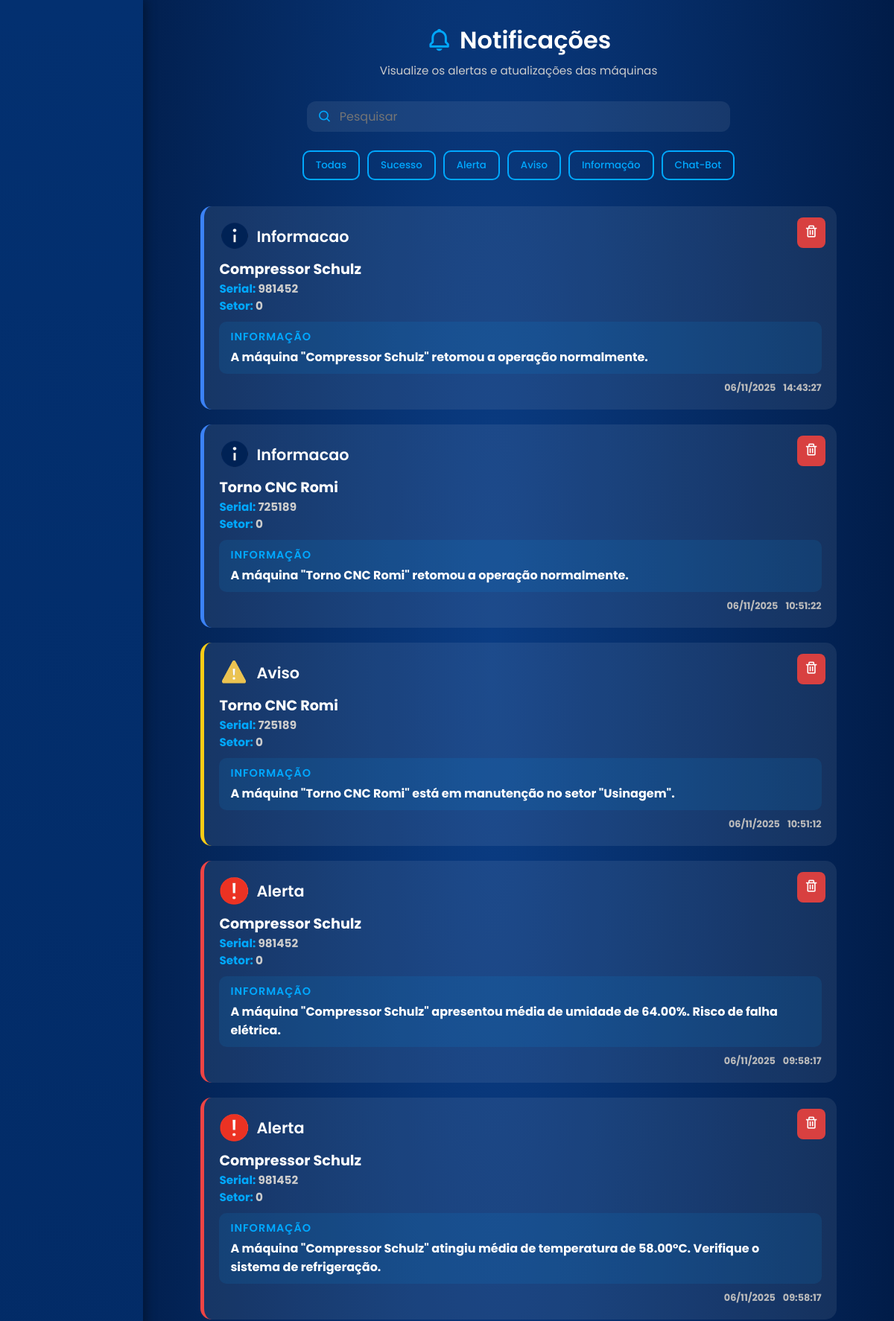
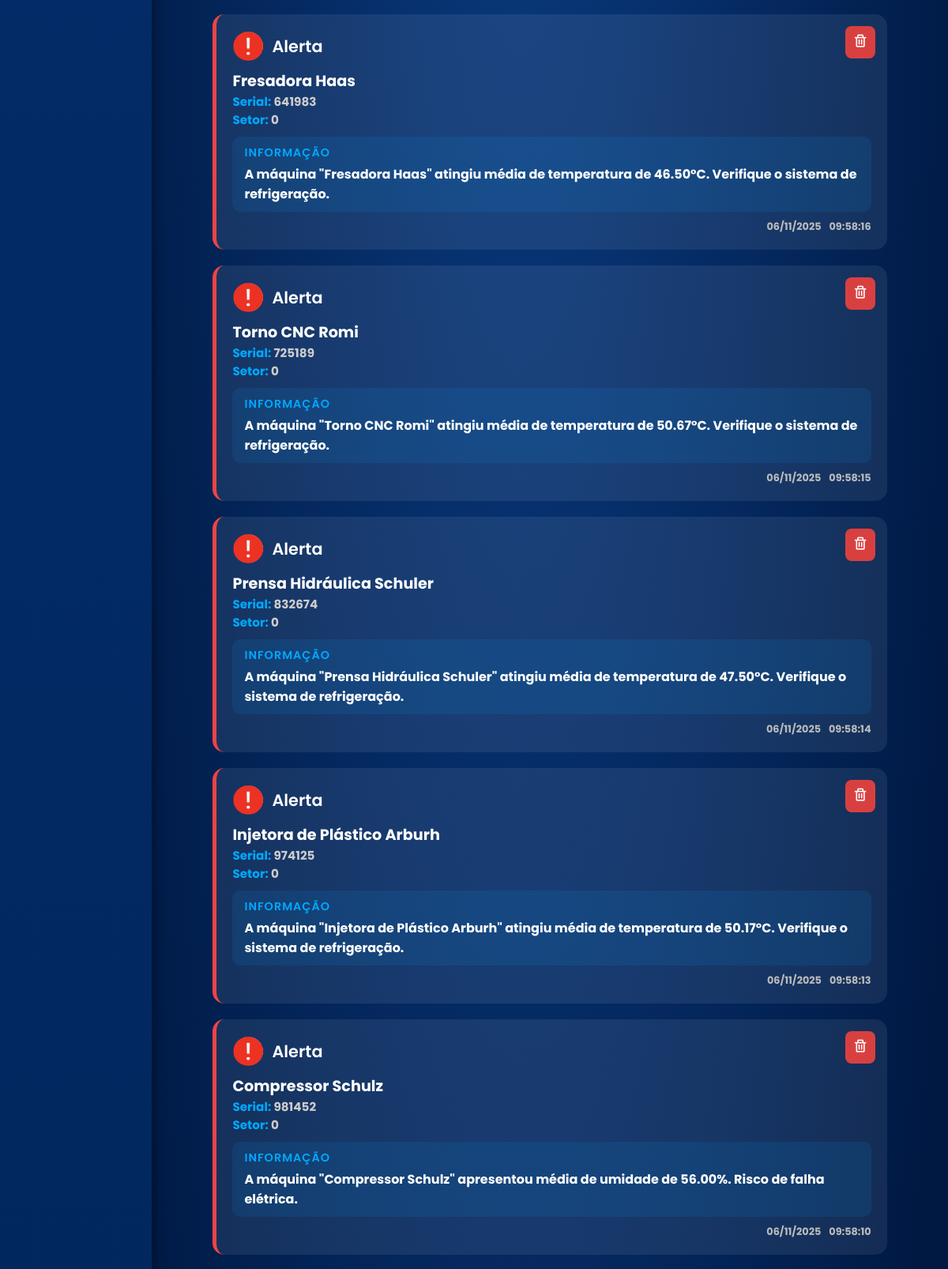
The page /php/notificacoes.php (signed in, upper part) on the database its author committed (2 pictures, top to bottom).
### tables this page shows
CREATE TABLE `notificacoes` (
  `id_notificacao` int(11) NOT NULL,
  `fk_id_maquina` int(11) DEFAULT NULL,
  `img_notificacao` varchar(255) DEFAULT NULL,
  `fk_nome_maquina` varchar(255) NOT NULL,
  `fk_numero_serial_maquina` int(11) NOT NULL,
  `fk_setor_maquina` int(11) NOT NULL,
  `informacoes_notificacao` varchar(255) NOT NULL,
  `status_notificacao` enum('Sucesso','Alerta','Aviso','Informacao','Chat-bot') NOT NULL,
  `data_notificacao` datetime NOT NULL DEFAULT current_timestamp(),
  `visualizada` tinyint(1) DEFAULT 0
);

### php/notificacoes.php (the view, shortened to what this page needs)
<?php
include('conexao.php');
$tipo_usuario = $_SESSION['tipo_usuario'];
$filtro = '';
if (isset($_GET['status']) && !empty($_GET['status'])) {
    $filtro = $_GET['status'];
    $query = "SELECT * FROM notificacoes WHERE status_notificacao LIKE ? ORDER BY id_notificacao DESC";
    $stmt = $conexao->prepare($query);
    $likeParam = '%' . $filtro . '%';
    $stmt->bind_param('s', $likeParam);
    $stmt->execute();
    $result = $stmt->get_result();
} else {
    $query = "SELECT * FROM notificacoes ORDER BY id_notificacao DESC";
    $result = $conexao->query($query);
}
?>
<!DOCTYPE html>
<html lang="pt-BR">
<head>
    <link href="https://unpkg.com/boxicons@2.1.4/css/boxicons.min.css" rel="stylesheet" />
    <link rel="stylesheet" href="../css/notification.css">
</head>
<body>
    <?php include "nav.php"; ?>
    <?php include "nav_mobile.php"; ?>
    <main>
        <div class="titulo">
            <div class="icone">
                <i class='bx bx-bell'></i>
                <h1>Notificações</h1>
            </div>
            <p>Visualize os alertas e atualizações das máquinas</p>
        </div>
        <div class="pesquisa">
            <i class='bx bx-search'></i>
            <input type="search" placeholder="Pesquisar" id="campoBusca">
        </div>
        <div id="filtros">
            <a href="notificacoes.php"><button class="botao-filtro" id="todas">Todas</button></a>
            <a href="notificacoes.php?status=Sucesso"><button class="botao-filtro" id="sucesso">Sucesso</button></a>
            <a href="notificacoes.php?status=Alerta"><button class="botao-filtro" id="alerta">Alerta</button></a>
            <a href="notificacoes.php?status=Aviso"><button class="botao-filtro" id="aviso">Aviso</button></a>
            <a href="notificacoes.php?status=Informação"><button class="botao-filtro" id="informacao">Informação</button></a>
            <a href="notificacoes.php?status=Chat-Bot"><button class="botao-filtro" id="chatbot">Chat-Bot</button></a>
        </div>
        <div id="notificacoes">
            <?php if ($result && $result->num_rows > 0): ?>
                <?php while ($row = $result->fetch_assoc()): ?>
                    <?php
                    $classe = strtolower($row['status_notificacao']);
                    $icone_caminho = !empty($row['img_notificacao']) ? htmlspecialchars($row['img_notificacao']) : '../img/padrao.png';
                    $data = date('d/m/Y', strtotime($row['data_notificacao']));
                    $hora = date('H:i:s', strtotime($row['data_notificacao']));
                    ?>
                    <div class="notificacao <?php echo htmlspecialchars($classe); ?>">
                        <div class="status">
                            <img src="<?php echo $icone_caminho; ?>" alt="Ícone">
                            <h2><?php echo ucfirst($row['status_notificacao']); ?></h2>
                        </div>
                        <div class="stats">
                            <h3><?php echo htmlspecialchars($row['fk_nome_maquina']); ?></h3>
                            <h4><b class="bold">Serial:</b> <?php echo htmlspecialchars($row['fk_numero_serial_maquina']); ?></h4>
                            <h4><b class="bold">Setor:</b> <?php echo htmlspecialchars($row['fk_setor_maquina']); ?></h4>
                        </div>
                        <div class="info">
                            <h3>INFORMAÇÃO</h3>
                            <h4><?php echo htmlspecialchars($row['informacoes_notificacao']); ?></h4>
                        </div>
                        <div class="data-e-hora">
                            <h6 class="data"><?php echo $data; ?></h6>
                            <h6 class="hora"><?php echo $hora; ?></h6>
                        </div>
                        <?php if (strtolower($tipo_usuario) === 'adm'): ?>
                            <div class="acoes">
                                <button class="btn-excluir" onclick="confirmarExclusao(<?php echo $row['id_notificacao']; ?>)">
                                    <i class='bx bx-trash'></i>
                                </button>
                            </div>
                        <?php endif; ?>
                    </div>
                <?php endwhile; ?>
            <?php else: ?>
                <p style="text-align:center; margin-top: 40px;">Nenhuma notificação encontrada<?php echo $filtro ? " para \"$filtro\"" : ""; ?>.</p>
            <?php endif; ?>
        </div>
    </main>
</body>
</html>

### css/notification.css (style rules this page uses)
* { margin: 0; padding: 0; box-sizing: border-box; font-family: 'Poppins', sans-serif; }
body { background: radial-gradient(ellipse 200% 200% at 55% 10%, #0a3c83, #001943 25%); background-attachment: fixed; background-repeat: no-repeat; background-size: cover; color: white; }
main { margin-left: 16%; padding: 30px; min-height: 100vh; display: flex; flex-direction: column; align-items: center; }
.titulo { text-align: center; margin-bottom: 30px; }
.titulo .icone { display: flex; justify-content: center; align-items: center; gap: 10px; }
.titulo .icone i { font-size: 2.2rem; color: #00a8ff; }
.titulo h1 { font-size: 2rem; font-weight: 600; }
.titulo p { color: #ccc; font-size: 0.95rem; margin-top: 5px; }
.pesquisa { display: flex; align-items: center; background: rgba(255, 255, 255, 0.08); border-radius: 12px; padding: 8px 15px; width: 60%; margin-bottom: 25px; transition: 0.3s; }
.pesquisa i { font-size: 1.2rem; margin-right: 10px; color: #00a8ff; }
.pesquisa input { background: transparent; border: none; outline: none; color: white; width: 100%; font-size: 1rem; }
#filtros { display: flex; flex-wrap: wrap; justify-content: center; gap: 10px; margin-bottom: 35px; }
.botao-filtro { background: transparent; border: 2px solid #00a8ff; color: #00a8ff; padding: 8px 16px; border-radius: 10px; font-weight: 500; cursor: pointer; transition: all 0.3s ease; }
#notificacoes { display: flex; flex-direction: column; gap: 20px; width: 90%; max-width: 1000px; }
.notificacao { background: rgba(255, 255, 255, 0.08); border-left: 5px solid #00a8ff; border-radius: 15px; padding: 20px; position: relative; transition: all 0.3s ease; }
.status { display: flex; align-items: center; gap: 10px; margin-bottom: 10px; }
.status img { width: 40px; height: 40px; }
.status h2 { font-size: 1.3rem; font-weight: 600; }
.stats h3 { font-size: 1.2rem; color: #fff; }
.stats h4 { font-size: 0.95rem; color: #ccc; }
.bold { color: #00a8ff; }
.info { background: rgba(0, 168, 255, 0.1); border-radius: 10px; padding: 10px 15px; margin-top: 10px; }
.info h3 { font-size: 0.9rem; color: #00a8ff; letter-spacing: 1px; font-weight: 600; }
.info h4 { font-size: 1rem; color: white; margin-top: 4px; }
.data-e-hora { display: flex; justify-content: flex-end; align-items: center; gap: 10px; margin-top: 10px; }
.data, .hora { font-size: 0.8rem; color: #bbb; }
.acoes { position: absolute; top: 15px; right: 15px; }
.btn-excluir { background: #D84040; border: none; color: white; padding: 6px 9px; border-radius: 8px; font-size: 1.2rem; cursor: pointer; transition: all 0.3s ease; }
.notificacao.alerta { border-left-color: #ef4444; }
.notificacao.aviso { border-left-color: #facc15; }
.notificacao.informacao { border-left-color: #3b82f6; }

### css/nav.css (style rules this page uses)
* { margin: 0; padding: 0; box-sizing: border-box; font-family: 'Poppins', sans-serif; }

### rows shown on the page
notificacoes: img_notificacao (picture), status_notificacao "Informacao", fk_nome_maquina "Compressor Schulz", fk_numero_serial_maquina "981452", fk_setor_maquina "0", informacoes_notificacao "A máquina \"Compressor Schulz\" retomou a operação normalmente.", data_notificacao "06/11/2025", data_notificacao "14:43:27"
notificacoes: img_notificacao (picture), status_notificacao "Informacao", fk_nome_maquina "Torno CNC Romi", fk_numero_serial_maquina "725189", fk_setor_maquina "0", informacoes_notificacao "A máquina \"Torno CNC Romi\" retomou a operação normalmente.", data_notificacao "06/11/2025", data_notificacao "10:51:22"
notificacoes: img_notificacao (picture), status_notificacao "Aviso", fk_nome_maquina "Torno CNC Romi", fk_numero_serial_maquina "725189", fk_setor_maquina "0", informacoes_notificacao "A máquina \"Torno CNC Romi\" está em manutenção no setor \"Usinagem\".", data_notificacao "06/11/2025", data_notificacao "10:51:12"
notificacoes: img_notificacao (picture), status_notificacao "Alerta", fk_nome_maquina "Compressor Schulz", fk_numero_serial_maquina "981452", fk_setor_maquina "0", informacoes_notificacao "A máquina \"Compressor Schulz\" apresentou média de umidade de 64.00%. Risco de falha elétrica.", data_notificacao "06/11/2025", data_notificacao "09:58:17"
notificacoes: img_notificacao (picture), status_notificacao "Alerta", fk_nome_maquina "Compressor Schulz", fk_numero_serial_maquina "981452", fk_setor_maquina "0", informacoes_notificacao "A máquina \"Compressor Schulz\" atingiu média de temperatura de 58.00°C. Verifique o sistema de refrigeração.", data_notificacao "06/11/2025", data_notificacao "09:58:17"
notificacoes: img_notificacao (picture), status_notificacao "Alerta", fk_nome_maquina "Fresadora Haas", fk_numero_serial_maquina "641983", fk_setor_maquina "0", informacoes_notificacao "A máquina \"Fresadora Haas\" atingiu média de temperatura de 46.50°C. Verifique o sistema de refrigeração.", data_notificacao "06/11/2025", data_notificacao "09:58:16"
notificacoes: img_notificacao (picture), status_notificacao "Alerta", fk_nome_maquina "Torno CNC Romi", fk_numero_serial_maquina "725189", fk_setor_maquina "0", informacoes_notificacao "A máquina \"Torno CNC Romi\" atingiu média de temperatura de 50.67°C. Verifique o sistema de refrigeração.", data_notificacao "06/11/2025", data_notificacao "09:58:15"
notificacoes: img_notificacao (picture), status_notificacao "Alerta", fk_nome_maquina "Prensa Hidráulica Schuler", fk_numero_serial_maquina "832674", fk_setor_maquina "0", informacoes_notificacao "A máquina \"Prensa Hidráulica Schuler\" atingiu média de temperatura de 47.50°C. Verifique o sistema de refrigeração.", data_notificacao "06/11/2025", data_notificacao "09:58:14"
notificacoes: img_notificacao (picture), status_notificacao "Alerta", fk_nome_maquina "Injetora de Plástico Arburh", fk_numero_serial_maquina "974125", fk_setor_maquina "0", informacoes_notificacao "A máquina \"Injetora de Plástico Arburh\" atingiu média de temperatura de 50.17°C. Verifique o sistema de refrigeração.", data_notificacao "06/11/2025", data_notificacao "09:58:13"
notificacoes: img_notificacao (picture), status_notificacao "Alerta", fk_nome_maquina "Compressor Schulz", fk_numero_serial_maquina "981452", fk_setor_maquina "0", informacoes_notificacao "A máquina \"Compressor Schulz\" apresentou média de umidade de 56.00%. Risco de falha elétrica.", data_notificacao "06/11/2025", data_notificacao "09:58:10"
